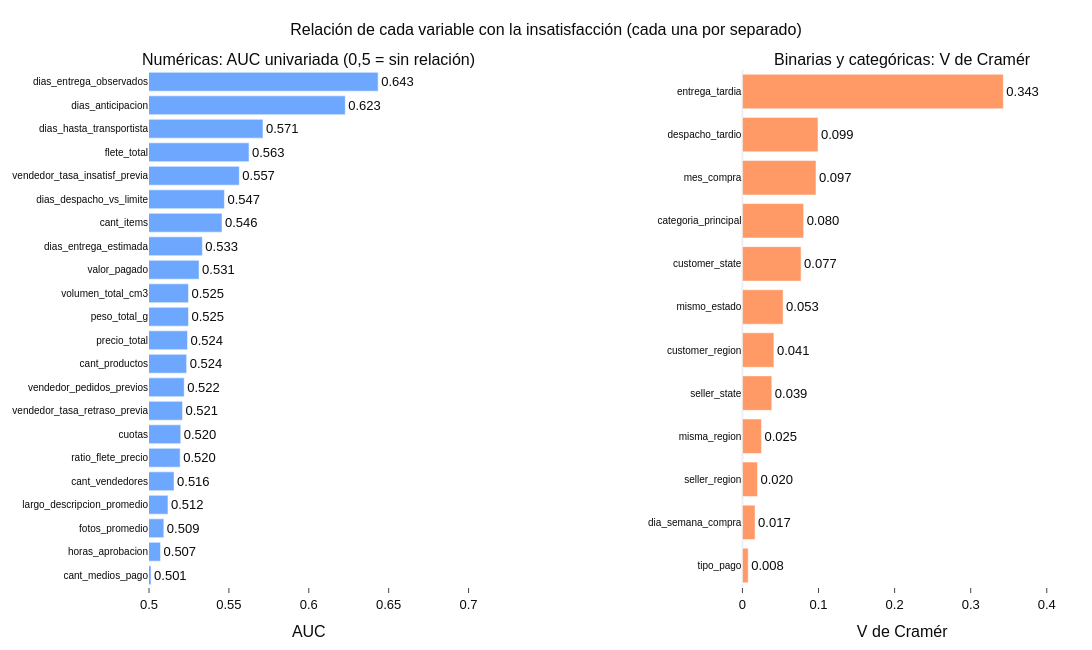

The notebook cell this image was saved under:
### Markdown cell above
### Resumen: ¿qué variables se relacionan más con la insatisfacción?
Para compararlas con una misma vara:
- **Numéricas: AUC univariada.** Qué tan bien separa la variable, por sí sola, a satisfechos de insatisfechos.
  0,5 = sin relación; 1 = separación perfecta (se toma la mejor dirección).
- **Binarias y categóricas: V de Cramér** (corregida por sesgo, porque las variables con muchas categorías
  tienden a inflarla). 0 = sin relación; 1 = relación perfecta.

### Code cell
def auc_univariada(var):
    s = df[[var, VAR_OBJETIVO]].dropna()
    a = roc_auc_score(s[VAR_OBJETIVO], s[var])
    return max(a, 1 - a)            # la dirección no importa: 0,5 = sin relación

def cramers_v(var):
    t = pd.crosstab(df[var], df[VAR_OBJETIVO])
    chi2 = chi2_contingency(t, correction=False)[0]
    n = t.values.sum(); r, k = t.shape
    phi2 = max(0, chi2 / n - (k - 1) * (r - 1) / (n - 1))
    rc, kc = r - (r - 1) ** 2 / (n - 1), k - (k - 1) ** 2 / (n - 1)
    return np.sqrt(phi2 / min(kc - 1, rc - 1))

auc = pd.Series({v: auc_univariada(v) for v in VARS_NUMERICAS}).sort_values(ascending=False)
cv = pd.Series({v: cramers_v(v) for v in VARS_BINARIAS + VARS_CATEGORICAS}).sort_values(ascending=False)

fig = make_subplots(rows=1, cols=2, horizontal_spacing=0.3,
                    subplot_titles=('Numéricas: AUC univariada (0,5 = sin relación)',
                                    'Binarias y categóricas: V de Cramér'))
fig.add_trace(go.Bar(x=auc.values, y=auc.index, orientation='h', marker_color=AZUL,
                     text=[f'{v:.3f}' for v in auc.values], textposition='outside',
                     hovertemplate='%{y}<br>AUC %{x:.3f}<extra></extra>'), row=1, col=1)
fig.add_trace(go.Bar(x=cv.values, y=cv.index, orientation='h', marker_color=NARANJA,
                     text=[f'{v:.3f}' for v in cv.values], textposition='outside',
                     hovertemplate='%{y}<br>V de Cramér %{x:.3f}<extra></extra>'), row=1, col=2)
fig.update_xaxes(range=[0.5, 0.7], title_text='AUC', row=1, col=1)
fig.update_xaxes(range=[0, 0.42], title_text='V de Cramér', row=1, col=2)
fig.update_yaxes(autorange='reversed', tickfont_size=10)
fig.update_layout(height=650, width=1300, showlegend=False,
                  title='Relación de cada variable con la insatisfacción (cada una por separado)')
guardar(fig, '03_10_ranking_variables')
fig.show()

### Figure 1 — Plotly figure (JSON) as saved in the notebook; plotly's stock layout.template omitted (floating-point values rounded to 4 significant figures)
{"data": [{"hovertemplate": "%{y}<br>AUC %{x:.3f}<extra></extra>", "marker": {"color": "#6EA8FE"}, "orientation": "h", "text": ["0.643", "0.623", "0.571", "0.563", "0.557", "0.547", "0.546", "0.533", "0.531", "0.525", "0.525", "0.524", "0.524", "0.522", "0.521", "0.520", "0.520", "0.516", "0.512", "0.509", "0.507", "0.501"], "textposition": "outside", "type": "bar", "x": [0.6434, 0.6228, 0.5713, 0.5626, 0.5565, 0.5472, 0.5457, 0.5334, 0.5313, 0.5247, 0.5247, 0.5241, 0.5236, 0.522, 0.521, 0.5199, 0.5195, 0.5157, 0.5119, 0.5093, 0.5072, 0.5013], "xaxis": "x", "y": ["dias_entrega_observados", "dias_anticipacion", "dias_hasta_transportista", "flete_total", "vendedor_tasa_insatisf_previa", "dias_despacho_vs_limite", "cant_items", "dias_entrega_estimada", "valor_pagado", "volumen_total_cm3", "peso_total_g", "precio_total", "cant_productos", "vendedor_pedidos_previos", "vendedor_tasa_retraso_previa", "cuotas", "ratio_flete_precio", "cant_vendedores", "largo_descripcion_promedio", "fotos_promedio", "horas_aprobacion", "cant_medios_pago"], "yaxis": "y"}, {"hovertemplate": "%{y}<br>V de Cramér %{x:.3f}<extra></extra>", "marker": {"color": "#FF9A66"}, "orientation": "h", "text": ["0.343", "0.099", "0.097", "0.080", "0.077", "0.053", "0.041", "0.039", "0.025", "0.020", "0.017", "0.008"], "textposition": "outside", "type": "bar", "x": [0.3429, 0.09933, 0.09667, 0.0804, 0.07705, 0.05341, 0.04135, 0.03858, 0.02497, 0.01979, 0.01658, 0.007565], "xaxis": "x2", "y": ["entrega_tardia", "despacho_tardio", "mes_compra", "categoria_principal", "customer_state", "mismo_estado", "customer_region", "seller_state", "misma_region", "seller_region", "dia_semana_compra", "tipo_pago"], "yaxis": "y2"}], "layout": {"annotations": [{"font": {"size": 16}, "showarrow": false, "text": "Numéricas: AUC univariada (0,5 = sin relación)", "x": 0.175, "xanchor": "center", "xref": "paper", "y": 1, "yanchor": "bottom", "yref": "paper"}, {"font": {"size": 16}, "showarrow": false, "text": "Binarias y categóricas: V de Cramér", "x": 0.825, "xanchor": "center", "xref": "paper", "y": 1, "yanchor": "bottom", "yref": "paper"}], "height": 650, "showlegend": false, "title": {"text": "Relación de cada variable con la insatisfacción (cada una por separado)"}, "width": 1300, "xaxis": {"anchor": "y", "domain": [0, 0.35], "range": [0.5, 0.7], "title": {"text": "AUC"}}, "xaxis2": {"anchor": "y2", "domain": [0.65, 1.0], "range": [0, 0.42], "title": {"text": "V de Cramér"}}, "yaxis": {"anchor": "x", "autorange": "reversed", "domain": [0, 1], "tickfont": {"size": 10}}, "yaxis2": {"anchor": "x2", "autorange": "reversed", "domain": [0, 1], "tickfont": {"size": 10}}}}
